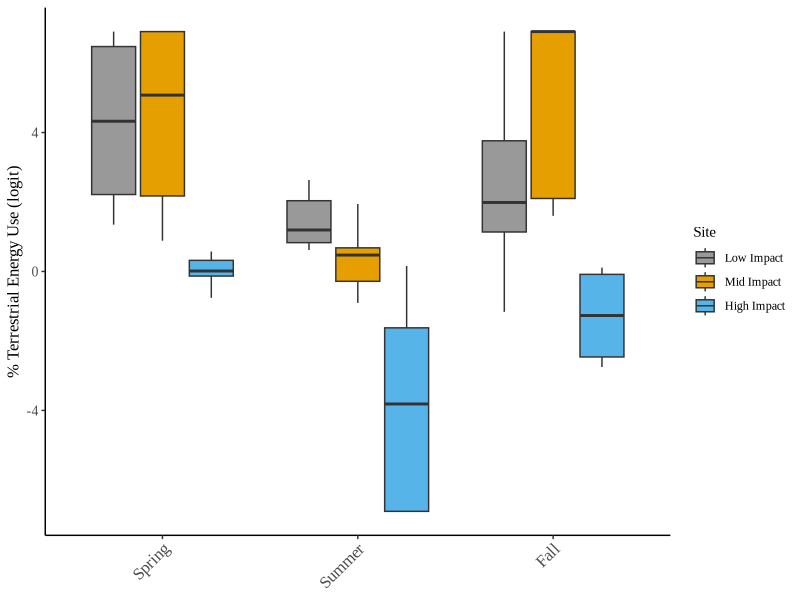
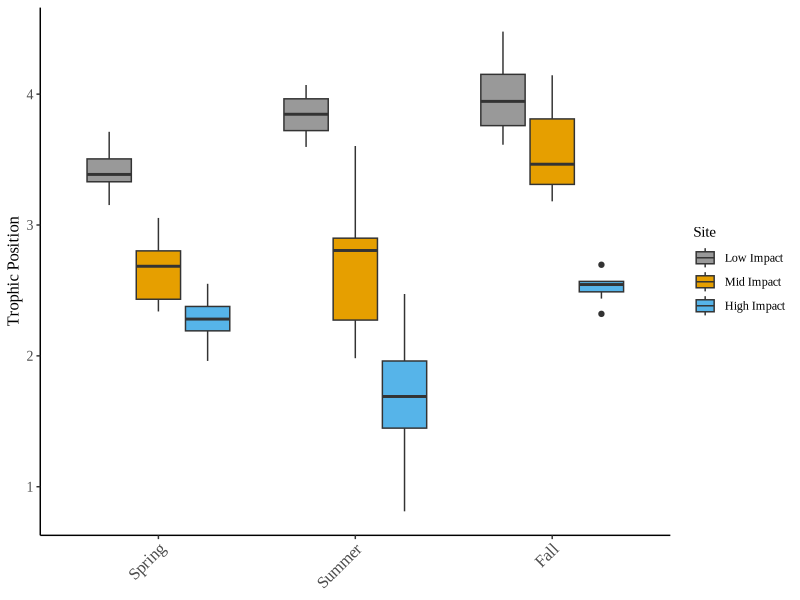

R code for these plots, in order:
##Code: Seasonal Stream Food Web Stable Isotope Bi-plots - exploring data across site
##By: Marie Gutgesell
##Date: May 4, 2022

library(car)
library(tidyverse)
##1)Read in data and select only isotope data 
SI_cc_al_dt <- read.csv("data/fish_baseline_data.csv") %>%
  filter(!is.na(d15N))




##2) Conduct d2H correction for fish  ---------------
##Equations For Creek Chub: 
#### w2 = 1 - (1-w1)^2 
####dHadjusted = [dHraw - (w2*dHwater)]/1-w2

##Equations from Page et al., 2017
##dH20 estimation taken as mean of dH20 values of two sites that span our study sites from Gibson et al., 2020 - dHwater = -62.7
##w1 estimates from Solomon et al., 2009 - use w = 0.17 (avg. for all organisms) 
##Calculate w2
w2 = 1 - (1-0.17)^2

creekchub <- SI_cc_al_dt %>%
  filter(Common_Name == "Creek Chub") %>%
  select(Common_Name, Sample_ID, d2H)

output_dHadjust_cc <- matrix(nrow = 86, ncol = 1)
dH_adjust_cc <- for(i in 1:nrow(creekchub)){
  output_dHadjust_cc[i,] <- (creekchub$d2H[i] - (0.31 * (-62.7)))/(1-0.31)
}
output_dHadjust_cc
creekchub_adjusted <- cbind(creekchub, output_dHadjust_cc)

##Join adjusted values back to main df
SI_cc_al_dt_adj <- left_join(SI_cc_al_dt, creekchub_adjusted, by = c("Common_Name", "Sample_ID", "d2H")) 

##3) Remove baseline outliers (see baseline_outliers.R code to see how outliers were determined)
SI_cc_al_dt_adj <- SI_cc_al_dt_adj %>%
  filter(Sample_ID != "AT1-18-AL-01") %>%
  filter(Sample_ID != "AT1-18-DT-01")

##4) Calculate trophic position and % terrestrial energy use 
##Calculating TP & dN using bound %TC b/w 0-1 --------
si_mixing_model_pred_bound <- function(x){
  df_prep <- x
  AB <- df_prep %>%
    filter(Common_Name == "Algae")
  AB_mean_dH <- mean(AB$d2H)
  AB_mean_dN <- mean(AB$d15N)
  TB <- df_prep %>%
    filter(Common_Name == "Detritus")
  TB_mean_dH <- mean(TB$d2H)
  TB_mean_dN <- mean(TB$d15N)
  df_pred <- df_prep %>%
    filter(Common_Name =="Creek Chub")
  for(i in 1:nrow(df_pred)){
    TC_pred = ((df_pred$output_dHadjust_cc - AB_mean_dH)/(TB_mean_dH - AB_mean_dH))
    TC_pred[TC_pred>=1] <- 0.999
    TC_pred[TC_pred<=0] <- 0.001
    TP_pred = 1 + (df_pred$d15N - ((AB_mean_dN*(1 - TC_pred)) + (TB_mean_dN*TC_pred)))/3.4
    dN_pred = df_pred$d15N - (((1-TC_pred)*AB_mean_dN)+(TC_pred*TB_mean_dN))
    TC_TP_df_pred <- cbind(TC_pred, TP_pred, dN_pred)
  }
  TC_TP_df_pred <- as.data.frame(TC_TP_df_pred)
  TC_TP_df_pred$Common_Name <- df_pred$Common_Name
  TC_TP_df_pred$SiteCode <- df_pred$SiteCode
  TC_TP_df_pred$Season <- df_pred$Season
  TC_TP_df_pred$Sample_ID <- df_pred$Sample_ID
  TC_TP_df_pred
}

seasonal_df_split_pred_tp_bound <- split(SI_cc_al_dt_adj, paste0(SI_cc_al_dt_adj$SiteCode, SI_cc_al_dt_adj$Season)) %>%
  map(si_mixing_model_pred_bound) %>%
  bind_rows()


##5) Logit Transformation and Remove Outliers 
tp_dn <- left_join(seasonal_df_split_pred_tp_bound, SI_cc_al_dt_adj, by = c("Season", "SiteCode", "Common_Name", "Sample_ID")) %>%
  mutate(TC_pred_logit = logit(TC_pred))
##Function to remove outliers
##removing outliers
#' Replace outliers
#'
#' Replace outliers with NA. Outliers are defined as values that fall outside plus or minus
#' 1.5 * IQR.
#'
#' @return Numeric vector of same length.
#' @param x Numeric vector to replace.
#' @param na.rm Should NA values be replaced beforehand?
#'
#' @export
remove_outliers <- function(x, na.rm = TRUE, ...) {
  qnt <- quantile(x, probs = c(.25, .75), na.rm = na.rm, ...)
  val <- 1.5 * IQR(x, na.rm = na.rm)
  y <- x
  y[x < (qnt[1] - val)] <- NA
  y[x > (qnt[2] + val)] <- NA
  y
}


seasonal_df_split_pred_tp_bound_noout <- tp_dn %>% 
  group_by(SiteCode, Season) %>% 
  mutate(TC_pred_logit = remove_outliers(TC_pred_logit)) %>% 
  mutate(TP_pred = remove_outliers(TP_pred)) %>%
  ungroup() %>% 
  filter(!is.na(TC_pred_logit)) %>%
  filter(!is.na(TP_pred))



##6) Plot boxplots for % TEU and TP ---------------
seasonal_df_split_pred_tp_bound_noout <- seasonal_df_split_pred_tp_bound_noout%>%
  mutate(Site_Type = case_when(
    startsWith(Sample_ID, "HC") ~ "Low Impact",
    startsWith(Sample_ID, "EP4") ~ "Mid Impact",
    startsWith(Sample_ID, "AT") ~ "High Impact"
  ) )

seasonal_df_split_pred_tp_bound_noout$Site_Type <- ordered(seasonal_df_split_pred_tp_bound_noout$Site_Type, 
                                                           levels = c("Low Impact", "Mid Impact", "High Impact"))

seasonal_df_split_pred_tp_bound_noout$Season <- ordered(seasonal_df_split_pred_tp_bound_noout$Season,
                                                        levels = c("Spring", "Summer", "Fall"))

coupling_boxplot <- ggplot(seasonal_df_split_pred_tp_bound_noout, aes(x = Season, y = TC_pred_logit, fill = Site_Type)) +
  geom_boxplot() +
  scale_fill_manual(values = c("#999999", "#E69F00", "#56B4E9")) +
  theme_classic() +
  ylab("% Terrestrial Energy Use (logit)") +
  theme(axis.text.x = element_text(angle = 45, hjust = 1, size = 12),axis.text.y = element_text(size = 10),axis.title.y=element_text(size = 12), axis.title.x = element_blank(), legend.position = "right", text = element_text(family = "Times New Roman"))+
  guides(fill = guide_legend(title="Site"))
coupling_boxplot


TP_boxplot <- ggplot(seasonal_df_split_pred_tp_bound_noout, aes(x = Season, y = TP_pred, fill = Site_Type)) +
  geom_boxplot() +
  theme_classic() +
  scale_fill_manual(values = c("#999999", "#E69F00", "#56B4E9")) +
  ylab("Trophic Position") +
  theme(axis.text.x = element_text(angle = 45, hjust = 1, size = 12),axis.text.y = element_text(size = 10),axis.title.y=element_text(size = 12), axis.title.x = element_blank(), legend.position = "right", text = element_text(family = "Times New Roman"))+ 
  guides(fill = guide_legend(title="Site"))

TP_boxplot



##ANOVA of % coupling and trophic position ----------------
coupling_anova <- aov(TC_pred_logit ~ Site_Type + Season, seasonal_df_split_pred_tp_bound_noout)
summary(coupling_anova)

coupling_tukey <- TukeyHSD(coupling_anova)
coupling_tukey_table <- coupling_tukey[["Site_Type:Season"]]

tp_anova <- aov(TP_pred ~ Site_Type + Season, seasonal_df_split_pred_tp_bound_noout)
summary(tp_anova)
tp_tukey <- TukeyHSD(tp_anova)
tp_tukey_table <- tp_tukey[["Site_Type:Season"]]




